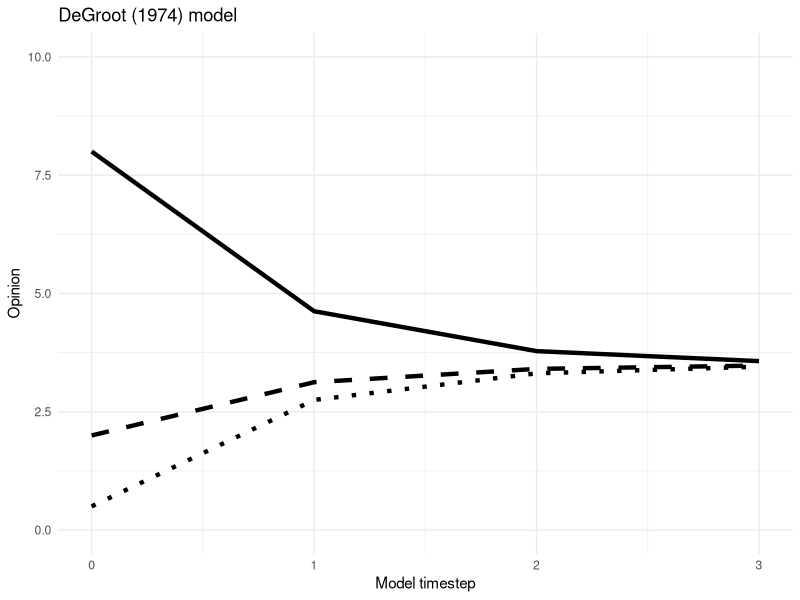

This chart was generated by the following R code:
## ---- chunk 1
#| echo: false
#| fig.width: 6
#| fig.height: 4

library(tidyverse)

x = c(0.5, 2, 8)
A = matrix(c(0, 1, 1,
             1, 0, 1,
             1, 1, 0), nrow=3, byrow=TRUE)
lambda = 0.5

df = tibble(t = 0, agent = 1:3, opinion = x)
for(t in 1:3){
  x = x + 0.5 * (A %*% x / rowSums(A) - x)
  df = bind_rows(df, tibble(t=t, agent=1:3, opinion=x))
}

df |> ggplot() +
  geom_line(data=df, aes(x=t, y=opinion, linetype=factor(agent)), size=1.5) +
#   scale_color_manual(values=c("#d0bfff", "#fa5252", "#ffc9c9")) +
  theme_minimal() +
  theme(legend.position="none") +
  labs(x="Model timestep", y="Opinion") + 
  scale_y_continuous(limits=c(0, 10)) +
  scale_linetype_manual(values=c("dotted", "dashed", "solid")) + 
  ggtitle("DeGroot (1974) model")
